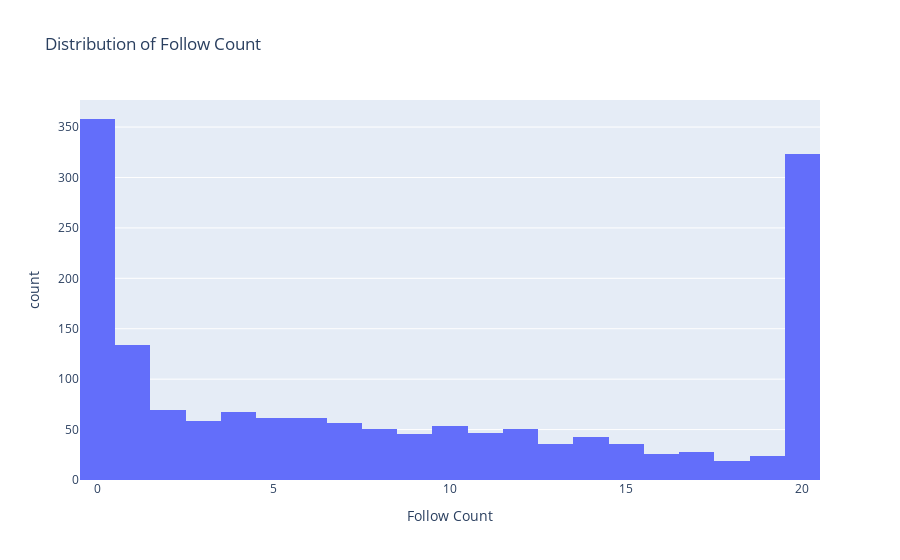
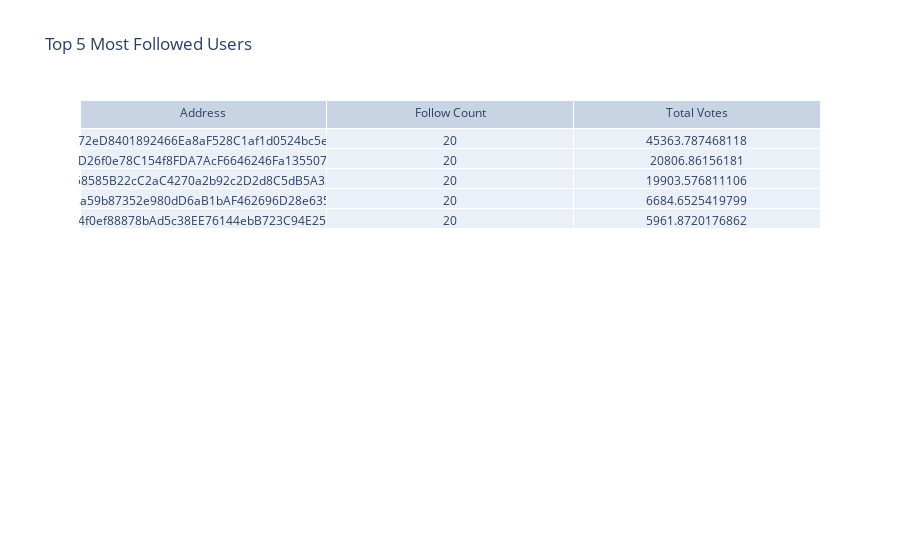
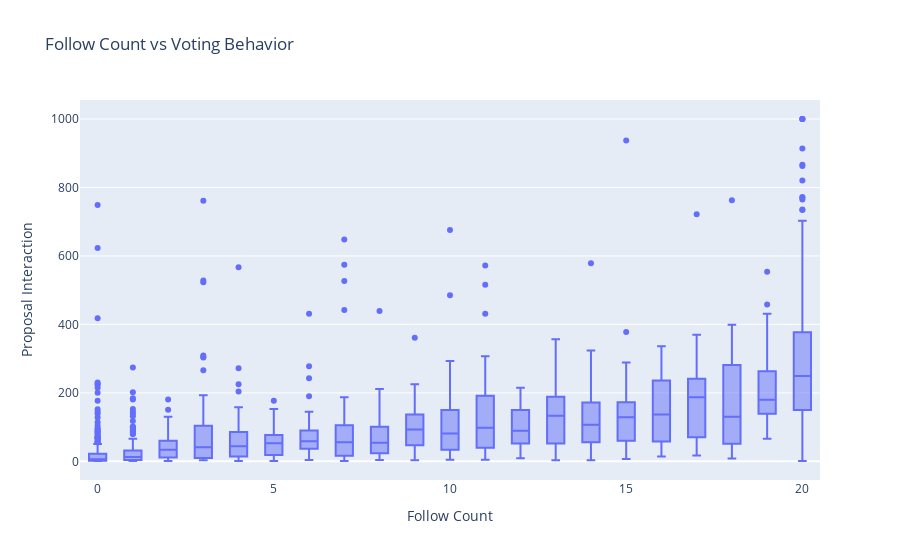
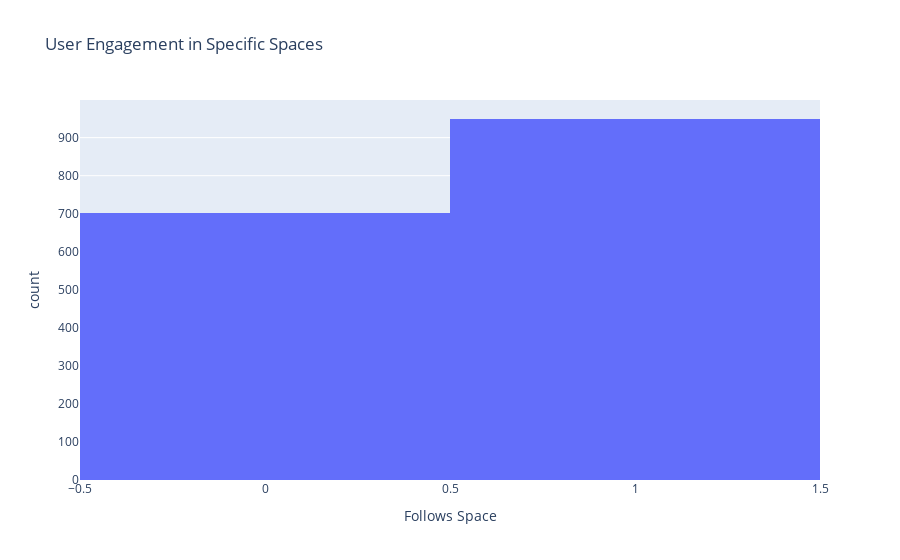

Source (notebook cell) for these figures, in order:
### Code cell
# Average follow count
avg_follow_count = df['Follow Count'].mean()
print('average follow count is:', avg_follow_count)

# Distribution of follow count
fig = px.histogram(
    df,
    x='Follow Count',
    title='Distribution of Follow Count'
)
fig.show()


# Most followed users
top_followed_users = df.nlargest(5, 'Follow Count')
fig = go.Figure(data=[go.Table(
    header=dict(values=['Address', 'Follow Count', 'Total Votes']),
    cells=dict(values=[top_followed_users['Address'], top_followed_users['Follow Count'], top_followed_users['Total Votes']])
)])
fig.update_layout(title='Top 5 Most Followed Users')
fig.show()

# Follow count vs voting behavior
fig = px.box(
    df,
    x='Follow Count',
    y='Proposal Interaction',
    title='Follow Count vs Voting Behavior'
)
fig.show()

# User engagement in specific spaces
fig = px.histogram(
    df,
    x='Follows Space',
    title='User Engagement in Specific Spaces'
)
fig.show()

### Figure 1 — Plotly figure (JSON) as saved in the notebook; plotly's stock layout.template omitted (floating-point values rounded to 4 significant figures; data arrays with more than 128 entries replaced by an {"elided": "..."} marker saying what was removed)
{"data": [{"alignmentgroup": "True", "bingroup": "x", "hovertemplate": "Follow Count=%{x}<br>count=%{y}<extra></extra>", "legendgroup": "", "marker": {"color": "#636efa", "pattern": {"shape": ""}}, "name": "", "offsetgroup": "", "orientation": "v", "showlegend": false, "type": "histogram", "x": {"elided": "1650 int values"}, "xaxis": "x", "yaxis": "y"}], "layout": {"barmode": "relative", "legend": {"tracegroupgap": 0}, "title": {"text": "Distribution of Follow Count"}, "xaxis": {"anchor": "y", "domain": [0, 1], "title": {"text": "Follow Count"}}, "yaxis": {"anchor": "x", "domain": [0, 1], "title": {"text": "count"}}}}

### Figure 2 — Plotly figure (JSON) as saved in the notebook; plotly's stock layout.template omitted (floating-point values rounded to 4 significant figures)
{"data": [{"cells": {"values": [["0xB72eD8401892466Ea8aF528C1af1d0524bc5e105", "0x4D26f0e78C154f8FDA7AcF6646246Fa135507017", "0xE58585B22cC2aC4270a2b92c2D2d8C5dB5A3330E", "0x32a59b87352e980dD6aB1bAF462696D28e63525D", "0x74f0ef88878bAd5c38EE76144ebB723C94E25A86"], [20, 20, 20, 20, 20], [45360.0, 20810.0, 19900.0, 6685.0, 5962.0]]}, "header": {"values": ["Address", "Follow Count", "Total Votes"]}, "type": "table"}], "layout": {"title": {"text": "Top 5 Most Followed Users"}}}

### Figure 3 — Plotly figure (JSON) as saved in the notebook; plotly's stock layout.template omitted (floating-point values rounded to 4 significant figures; data arrays with more than 128 entries replaced by an {"elided": "..."} marker saying what was removed)
{"data": [{"alignmentgroup": "True", "hovertemplate": "Follow Count=%{x}<br>Proposal Interaction=%{y}<extra></extra>", "legendgroup": "", "marker": {"color": "#636efa"}, "name": "", "notched": false, "offsetgroup": "", "orientation": "v", "showlegend": false, "type": "box", "x": {"elided": "1650 int values"}, "x0": " ", "xaxis": "x", "y": {"elided": "1650 int values"}, "y0": " ", "yaxis": "y"}], "layout": {"boxmode": "group", "legend": {"tracegroupgap": 0}, "title": {"text": "Follow Count vs Voting Behavior"}, "xaxis": {"anchor": "y", "domain": [0, 1], "title": {"text": "Follow Count"}}, "yaxis": {"anchor": "x", "domain": [0, 1], "title": {"text": "Proposal Interaction"}}}}

### Figure 4 — Plotly figure (JSON) as saved in the notebook; plotly's stock layout.template omitted (floating-point values rounded to 4 significant figures; data arrays with more than 128 entries replaced by an {"elided": "..."} marker saying what was removed)
{"data": [{"alignmentgroup": "True", "bingroup": "x", "hovertemplate": "Follows Space=%{x}<br>count=%{y}<extra></extra>", "legendgroup": "", "marker": {"color": "#636efa", "pattern": {"shape": ""}}, "name": "", "offsetgroup": "", "orientation": "v", "showlegend": false, "type": "histogram", "x": {"elided": "1650 int values"}, "xaxis": "x", "yaxis": "y"}], "layout": {"barmode": "relative", "legend": {"tracegroupgap": 0}, "title": {"text": "User Engagement in Specific Spaces"}, "xaxis": {"anchor": "y", "domain": [0, 1], "title": {"text": "Follows Space"}}, "yaxis": {"anchor": "x", "domain": [0, 1], "title": {"text": "count"}}}}
